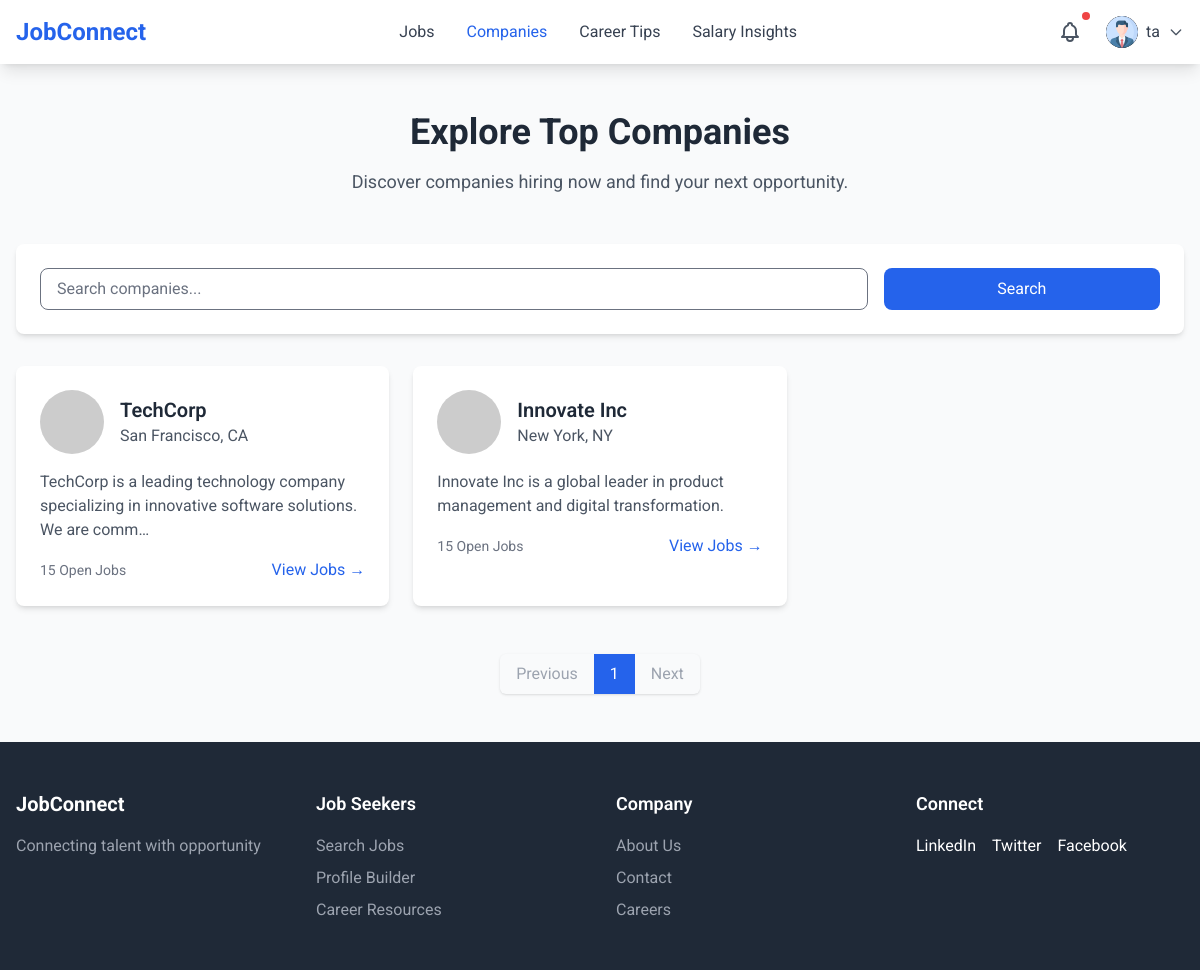
Page /jobseeker/company/ (signed in) on the committed database.
### accounts/models.py (models this page shows, shortened)
class CustomUser(AbstractBaseUser, PermissionsMixin):
    name = models.CharField(max_length=100)
    username = models.CharField(max_length=100, unique=True)
    email = models.EmailField(unique=True)
    phone_no = models.CharField(max_length=15,null=True,blank=True)
    role = models.CharField(max_length=50, choices=[
        ('admin', 'Admin'),
        ('user', 'User'),
        ('employee', 'Employee'),
    ], default='user')
    is_active = models.BooleanField(default=True)
    is_staff = models.BooleanField(default=False)
    objects = CustomUserManager()
    USERNAME_FIELD = 'email'
    REQUIRED_FIELDS = ['username', 'name']

### jobseeker/models.py (models this page shows, shortened)
class Company(models.Model):
    company_id = models.AutoField(primary_key=True)
    name = models.CharField(max_length=255)
    location = models.CharField(max_length=255)
    logo = models.URLField(null=True, blank=True)
    description = models.TextField()

### jobseeker/views.py (the view)
    def wrapper(request, *args, **kwargs):
        if request.user.role != 'user':
            messages.error(request, "You are not authorized to view this page.")
            return redirect('login')
        return view_func(request, *args, **kwargs)

### jobseeker/views.py (called while the page is built)
def user_role_required(view_func):
    def wrapper(request, *args, **kwargs):
        if request.user.role != 'user':
            messages.error(request, "You are not authorized to view this page.")
            return redirect('login')
        return view_func(request, *args, **kwargs)
    return wrapper

@user_role_required
@login_required
def company_view(request):
    comp =  Company.objects.all()
    paginator = Paginator(comp, 6)
    page_number = request.GET.get('page')
    page_obj = paginator.get_page(page_number)
    return render(request, 'jobseeker/company.html',{'page_obj': page_obj})

### static/templates/jobseeker/company.html
{% extends 'base.html' %}
{% block nav %}
{% include 'components/main_nav.html' %}
{% endblock nav %}
{% block content %}
<section class="py-12 bg-gray-50">
    <div class="max-w-7xl mx-auto px-4">
        <div class="text-center mb-12">
            <h1 class="text-4xl font-bold text-gray-800 mb-4">Explore Top Companies</h1>
            <p class="text-lg text-gray-600">Discover companies hiring now and find your next opportunity.</p>
        </div>
        <div class="bg-white p-6 rounded-lg shadow-md mb-8">
            <div class="flex flex-col md:flex-row gap-4">
                <input type="text" placeholder="Search companies..."
                    class="w-full md:w-3/4 px-4 py-2 border rounded-lg focus:ring-blue-500 focus:border-blue-500">
                <button class="w-full md:w-1/4 bg-blue-600 text-white px-6 py-2 rounded-lg hover:bg-blue-700">
                    Search
                </button>
            </div>
        </div>
        <div class="grid grid-cols-1 md:grid-cols-2 lg:grid-cols-3 gap-6">
            {% for companies in page_obj %}
            <div class="bg-white rounded-lg shadow-md hover:shadow-lg transition-shadow">
                <div class="p-6">
                    <div class="flex items-center space-x-4 mb-4">
                        <img src="https://via.placeholder.com/60" alt="TechCorp Logo" class="w-16 h-16 rounded-full">
                        <div>
                            <h3 class="text-xl font-semibold text-gray-800">{{companies.name}}</h3>
                            <p class="text-gray-600">{{companies.location}}</p>
                        </div>
                    </div>
                    <p class="text-gray-600 mb-4">
                        {{companies.description|truncatechars:100}}
                    </p>
                    <div class="flex items-center justify-between">
                        <span class="text-sm text-gray-500">15 Open Jobs</span>
                        <a href="/jobseeker/company/{{companies.company_id}}"
                            class="text-blue-600 hover:text-blue-700">View Jobs →</a>
                    </div>
                </div>
            </div>
            {% endfor %}
        </div>
        <div class="flex justify-center mt-12">
            <nav class="inline-flex rounded-md shadow">
                {% if page_obj.has_previous %}
                <a href="?page={{ page_obj.previous_page_number }}"
                    class="px-4 py-2 text-blue-600 hover:bg-blue-50 rounded-l-lg">Previous</a>
                {% else %}
                <span class="px-4 py-2 text-gray-400 rounded-l-lg cursor-not-allowed">Previous</span>
                {% endif %}
                {% for num in page_obj.paginator.page_range %}
                {% if page_obj.number == num %}
                <span class="px-4 py-2 text-white bg-blue-600">{{ num }}</span>
                {% else %}
                <a href="?page={{ num }}" class="px-4 py-2 text-blue-600 hover:bg-blue-50">{{ num }}</a>
                {% endif %}
                {% endfor %}
                {% if page_obj.has_next %}
                <a href="?page={{ page_obj.next_page_number }}"
                    class="px-4 py-2 text-blue-600 hover:bg-blue-50 rounded-r-lg">Next</a>
                {% else %}
                <span class="px-4 py-2 text-gray-400 rounded-r-lg cursor-not-allowed">Next</span>
                {% endif %}
            </nav>
        </div>
    </div>
</section>
{% endblock content %}
{% block footer %}
{% include 'components/footer.html' %}
{% endblock footer %}

### static/templates/components/main_nav.html (shortened to what this page needs)
<nav class="bg-white shadow-lg sticky top-0">
    <div class="max-w-7xl mx-auto px-4">
        <div class="flex justify-between items-center h-16">
            <a href="/jobseeker/jobs/" class="flex items-center">
                <span class="text-2xl font-bold text-blue-600">JobConnect</span>
            </a>
            <div class="hidden md:flex space-x-8">
                <a href="/jobseeker/jobs"
                    class="hover:text-blue-600 {% if '/jobseeker/jobs' in request.path %} text-blue-600 {% else %} text-gray-700 {% endif %} ">
                    Jobs
                </a>
                <a href="/jobseeker/company"
                    class="{% if '/jobseeker/company' in request.path %} text-blue-600 {% else %} text-gray-700 {% endif %} hover:text-blue-600">Companies</a>
                <a href="/jobseeker/tips"
                    class="{% if '/jobseeker/tips' in request.path %} text-blue-600 {% else %} text-gray-700 {% endif %} hover:text-blue-600">Career
                    Tips</a>
                <a href="/jobseeker/salaryinsight"
                    class="{% if '/jobseeker/salaryinsight' in request.path %} text-blue-600 {% else %} text-gray-700 {% endif %} hover:text-blue-600">Salary
                    Insights</a>
            </div>
            <div class="flex items-center space-x-4">
                <div class="relative">
                    <button id="notificationButton" class="p-2 text-gray-600 hover:text-blue-600 relative">
                        <span class="absolute top-0 right-0 w-2 h-2 bg-red-500 rounded-full"></span>
                    </button>
                </div>
                <div class="relative">
                    <button id="profileButton" class="flex items-center space-x-2 focus:outline-none">
                        <img src="../../image/profile (1).png" alt="Profile" class="w-8 h-8 rounded-full bg-black">
                        <span class="hidden md:block text-gray-700">{{ request.user.username }}</span>
                        <svg class="w-4 h-4 text-gray-600" fill="none" stroke="currentColor" viewBox="0 0 24 24">
                            <path stroke-linecap="round" stroke-linejoin="round" stroke-width="2" d="M19 9l-7 7-7-7" />
                        </svg>
                    </button>
                </div>
            </div>
        </div>
    </div>
</nav>

### rows in the picture
CustomUser: user.username "ta"
Company: name "TechCorp", location "San Francisco, CA", description "TechCorp is a leading technology company specializing in innovative software solutions. We are comm…"
Company: name "Innovate Inc", location "New York, NY", description "Innovate Inc is a global leader in product management and digital transformation."

### other values in the picture
{{ num }} "1"
